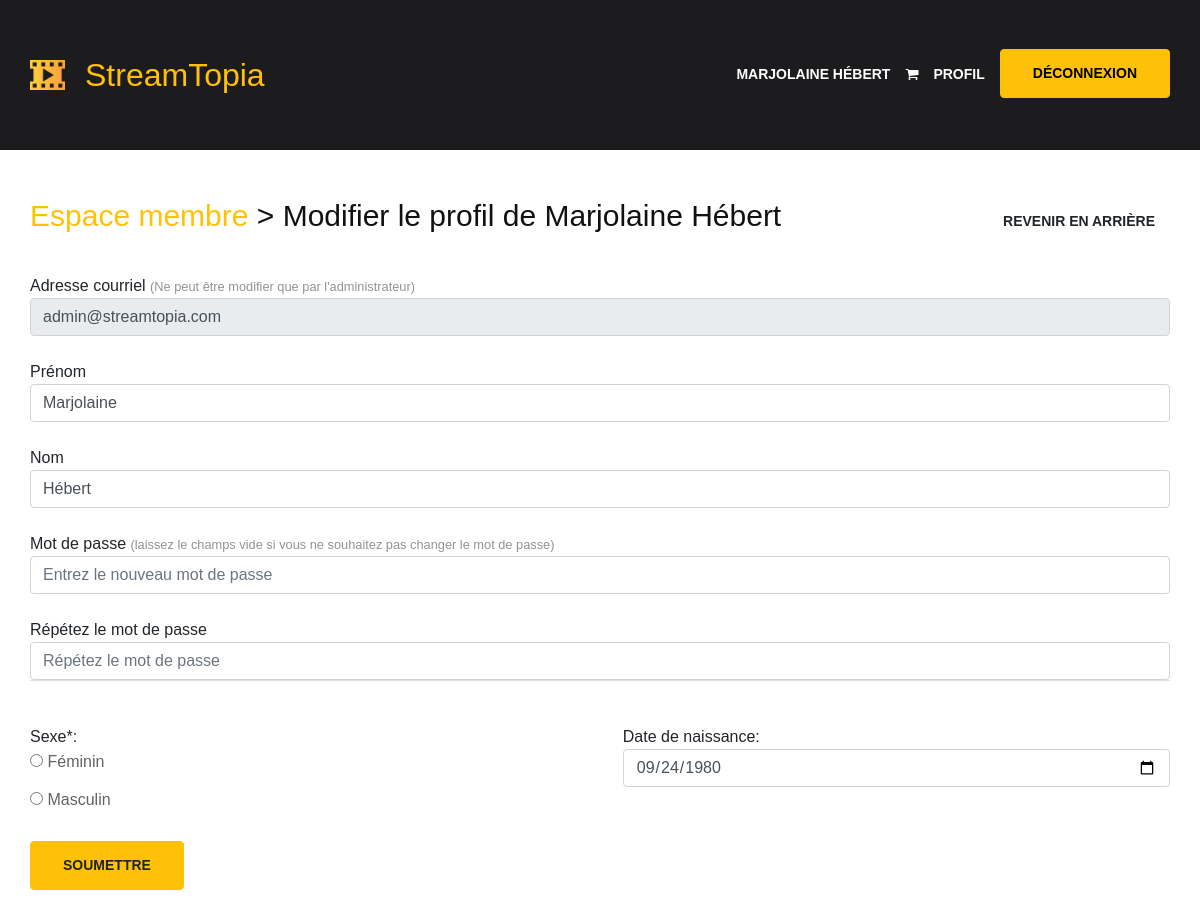
/serveur/membres/ficheProfil.php (signed in), run on the app's committed database.
### tables this page shows
CREATE TABLE `membres` (
  `prenom` varchar(40) NOT NULL,
  `nom` varchar(40) NOT NULL,
  `courriel` varchar(60) NOT NULL,
  `sexe` varchar(10) NOT NULL,
  `naissance` date NOT NULL
);

### serveur/membres/ficheProfil.php (the view, shortened to what this page needs)
<!DOCTYPE php>
<html lang="fr">
<head>
    <link rel="stylesheet" href="../../public/utilitaires/css/bootstrap.min.css" type="text/css">
    <link rel="stylesheet" href="../../public/utilitaires/css/font-awesome.min.css" type="text/css">
    <link rel="stylesheet" href="../../public/utilitaires/css/themify-icons.css" type="text/css">
    <link rel="stylesheet" href="../../public/utilitaires/css/elegant-icons.css" type="text/css">
    <link rel="stylesheet" href="../../public/utilitaires/css/owl.carousel.min.css" type="text/css">
    <link rel="stylesheet" href="../../public/utilitaires/css/nice-select.css" type="text/css">
    <link rel="stylesheet" href="../../public/utilitaires/css/jquery-ui.min.css" type="text/css">
    <link rel="stylesheet" href="../../public/utilitaires/css/slicknav.min.css" type="text/css">
    <link rel="stylesheet" href="../../public/utilitaires/css/style.css" type="text/css">
    <link rel="stylesheet" href="../../public/css/styles.css" type="text/css">
</head>
<body>
    <header class="header-section">
        <div class="container">
            <div class="inner-header">
                <div class="row">
                    <div class="col-md-2 col-sm-12">
                        <div class="logo">
                            <img src="../../public/images/streamtopia.png" alt="StreamTopia">
                            <a href="../../index.php">
                                StreamTopia
                            </a>
                        </div>
                    </div>
                    <div class="text-right col-md-10 col-sm-12">
                        <ul class="nav-right">
                            <?php
                                if(!isset($_SESSION['courrielSess'])){
                                    echo "<li><a href=\"#\" data-toggle=\"modal\" data-target=\"#connexion\">Connexion</a></li>";
                                    echo "<li><button type=\"button\" class=\"btn btn-warning\" data-toggle=\"modal\" data-target=\"#enregistrer\">Devenir Membre</button></li>";
                                }else {
                                    echo "<li><a href=\"javascript:montrerM('afficherProfilPM');\">".$_SESSION['prenomSess']." ".$_SESSION['nomSess']."</a></li>";
                                    echo "<li><a href=\"\"><i class=\"fa fa-shopping-cart\"></i> <span id=\"nbItems\"></span></a></li>";
                                    echo "<li><a href=\"javascript:montrerM('afficherProfilPM');\">Profil</a></li>";
                                    echo "<li><a href=\"../../serveur/membres/deconnexion.php\" class=\"btn btn-warning\">Déconnexion</a></li>";
                                }
                            ?>
                        </ul>
                    </div>
                </div>
            </div>
        </div>
    </header>
    <section>
        <div class="container">
            <div class="row">
                <div class="col-sm-12">
                    <?php
                    require_once("../bdconfig/connexion.inc.php");
                    $courriel=$_SESSION['courrielSess'];
                    echo "<div class=\"d-flex justify-content-between align-items-baseline\">
                        <div><h3 style=\"display:inline-block;\" class=\"mt-2 mb-3\"><a href=\"../../public/pages/membre.php\" class=\"dark-link\">Espace membre</a> > Modifier le profil de ".$_SESSION['prenomSess']." ".$_SESSION['nomSess']."</h3></div>
                        <div><a href=\"../../public/pages/membre.php\" class=\"btn-sm btn-warning\">Revenir en arrière</a></div>
                    </div>";
                    function envoyerFormModifierMembre($ligne){
                        $rep = "<form id=\"modifierForm\" enctype=\"multipart/form-data\" name=\"modifierForm\" action=\"modifierProfil.php\" method=\"POST\" onsubmit=\"return validerProfil(this);\">\n";
                        $rep.= "<div class=\"mb-3\">\n";
                        $rep.= "    <label for=\"courrielM\" class=\"form-label pt-4 mb-0\">Adresse courriel <span class='note'>(Ne peut être modifier que par l'administrateur)</span></label>\n";
                        $rep.= "    <input type=\"text\" class=\"form-control\" id=\"courrielM\" name=\"courrielM\" value='".$ligne->courriel."' readonly>\n";
                        $rep.= "    <label for=\"prenom\" class=\"form-label pt-4 mb-0\">Prénom</label><br>\n";
                        $rep.= "    <div id=\"messagePrenomPM\">Entrez votre prénom</div>\n";
                        $rep.= "    <input type=\"text\" class=\"form-control\" placeholder=\"Enter votre prénom\" title=\"Enter votre prénom\" name=\"prenom\" id=\"prenom\" value='".$ligne->prenom."'/>\n";
                        $rep.= "    <label for=\"nom\" class=\"form-label pt-4 mb-0\">Nom</label><br>\n";
                        $rep.= "    <div id=\"messageNomPM\">Entrez votre nom</div>\n";
                        $rep.= "    <input type=\"text\" class=\"form-control\" placeholder=\"Enter votre nom\" title=\"Enter votre nom\" name=\"nom\" id=\"nom\" value='".$ligne->nom."'/>\n";
                        $rep.= "    <label for=\"motDePasse\" class=\"form-label pt-4 mb-0\">Mot de passe <span class='note'>(laissez le champs vide si vous ne souhaitez pas changer le mot de passe)</span></label>\n";
                        $rep.= "    <div id=\"messageMdpVidePM\">Entrez un mot de passe</div>\n";
                        $rep.= "    <div id=\"messageMdpErronePM\">Le mot de passe doit contenir entre 8 et 10 caractères. Les caractères acceptés sont les lettres minuscules et majuscules, les chiffres, les tirets et les caractères de soulignement.</div>\n";
                        $rep.= "    <input type=\"password\" class=\"form-control\" placeholder=\"Entrez le nouveau mot de passe\" title=\"Entrez le nouveau mot de passe\" name=\"motDePasse\" id=\"motDePasse\"  />\n";
                        $rep.= "    <label for=\"repeterMDP\" class=\"form-label pt-4 mb-0\">Répétez le mot de passe</label><br>\n";
                        $rep.= "    <div id=\"messageConfMdpVidePM\">Entrez la confirmation du mot de passe</div>\n";
                        $rep.= "    <div id=\"messageConfMdpErronePM\">Les mots de passe entrés sont différents, veuillez réessayer</div>\n";
                        $rep.= "    <input type=\"password\" class=\"form-control\" placeholder=\"Répétez le mot de passe\" title=\"Répétez le mot de passe\" name=\"repeterMDP\" id=\"repeterMDP\" />\n";
                        $rep.= "    <div class=\"col-50 bordureForm\" >\n";
                        $rep.= "       <div>\n";
                        $rep.= "           <label for=\"sexe\" class=\"form-label pt-4 mb-0\">Sexe*:</label><br>\n";
                        $rep.= "           <p class=\"genre\">\n";
                        $rep.= "              <input class=\"radio\" type=\"radio\" name=\"sexe\" id=\"sexeFeminin\" value=\"feminin\" ";
                                                    $rep.= "/>\n";
                        $rep.= "               <label for=\"sexeFeminin\">Féminin</label>\n";
                        $rep.= "          </p>\n";
                        $rep.= "           <p class=\"genre\">\n";
                        $rep.= "               <input class=\"radio\" type=\"radio\" name=\"sexe\" id=\"sexeMasculin\" value=\"masculin\" ";
                                                    $rep.= "/>\n";
                        $rep.= "             <label for=\"sexeMasculin\">Masculin</label>\n";
                        $rep.= "         </p>\n";
                        $rep.= "      </div>\n";
                        $rep.= "     <div>\n";
                        $rep.= "         <label for=\"naissance\" class=\"form-label pt-4 mb-0\">Date de naissance:</label>\n";
                        $rep.= "          <div id=\"messageNaissancePM\">Entrez votre date de naissance</div>\n";
                        $rep.= "         <input type=\"date\" class=\"form-control\" name=\"naissance\" id=\"naissance\" value='".$ligne->naissance."'/>\n";
                        $rep.= "       </div>\n";
                        $rep.= "    </div>\n";
                        $rep.= "</div>\n";
                        $rep.= "<button type=\"submit\" class=\"btn btn-warning\">Soumettre</button>\n";
                        $rep.= "</form>\n";
                        return $rep;
                    }
                    try {
                        $requete="SELECT * FROM membres WHERE courriel=?";
                        $stmt = $connexion->prepare($requete);
                        $stmt->bind_param("s", $courriel);
                        $stmt->execute();
                        $result = $stmt->get_result();
                        if(!$ligne = $result->fetch_object()){
                            mysqli_close($connexion);
                            $msg = "Le courriel <strong>".$courriel."</strong> ne se retrouve pas dans notre base de donnée. Veuillez réessayer.";
                            header("Location:../../public/pages/membre.php?msg=$msg");
                        } else {
                            echo envoyerFormModifierMembre($ligne);
                        }
                    } catch (Exeption $e) {
                        echo "Problème pour lister. SVP, veuillez réessayer plus tard.";
                    } finally {
                        mysqli_close($connexion);
                    }
                ?>
            </div>
        </div>
    </div>
</section>
</body>

### public/utilitaires/css/style.css (style rules this page uses)
html, body { height: 100%; font-family: "Muli", sans-serif; -webkit-font-smoothing: antialiased; font-smoothing: antialiased; }
h1, h2, h3, h4, h5, h6 { margin: 0; color: #111111; font-weight: 400; font-family: "Muli", sans-serif; }
h3 { font-size: 30px; }
p { font-size: 16px; font-family: "Muli", sans-serif; color: #636363; font-weight: 400; line-height: 26px; margin: 0 0 15px 0; }
img { max-width: 100%; }
ul, ol { padding: 0; margin: 0; }
.inner-header { padding: 39px 0; }
.inner-header .logo { padding: 12px 0; }
.inner-header .logo a { display: inline-block; }
.inner-header .nav-right { padding: 10px 0; }
.inner-header .nav-right li { list-style: none; display: inline-block; font-size: 20px; margin-left: 15px; }
@media only screen and (min-width: 1200px) { .container { max-width: 1170px; } }

### public/css/styles.css (style rules this page uses)
section { padding-top:40px; padding-bottom:40px; }
.header-section { background-color:#1c1c1e; }
.logo { display:flex; flex-direction: row; justify-content: center; align-items: center }
.logo img { max-width:55px; height:auto; padding-right:20px; }
.logo a { color:#FFC107; font-size:2rem; }
@media screen and (min-width: 800px) { .logo { justify-content: start; } }
.nav-right a { font-size:0.875rem; color:#ffffff; font-weight: 700; text-transform: uppercase; }
.nav-right .btn { color:#000000; }
.col-50 { display:flex; justify-content: space-between; border-top:1px solid #dee2e6; padding-top:20px; }
.col-50 div { width:48%; }
.btn { font-weight:700; text-transform: uppercase; font-size: 0.875rem; padding:0.8rem 2rem; }
.note { color:#939393; font-size:0.8rem; }
p.genre { margin-bottom:0.25rem; }
a { color:#FFC107; }
a.dark-link { color: #FFC107; }
.btn-sm { text-transform: uppercase; font-weight:700; border-style: none; padding-left:15px; padding-right:15px; background-color: #ffffff; }

### data on the page
membres: courrielM "admin@streamtopia.com", prenom "Marjolaine", nom "Hébert", naissance "09/24/1980"

### other printed values
$_SESSION['prenomSess'] "MARJOLAINE"
$_SESSION['nomSess'] "HÉBERT"
$_SESSION['prenomSess'] "Marjolaine"
$_SESSION['nomSess'] "Hébert"
